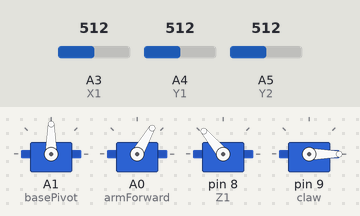
A sketch run on a simulated Arduino Uno, built with avr-gcc and run on an emulated ATmega328P. Parts: 4 × servo. Inputs (shaded band) come from the test bench; at power-on: A3 (X1) = 512, A4 (Y1) = 512, A5 (Y2) = 512.

Above: at 2.2 s.
2.3 s: A3 (X1) set to 544
3.8 s: A3 (X1) set to 573
At 4.27 s:
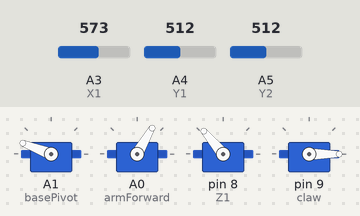
At 4.7 s:
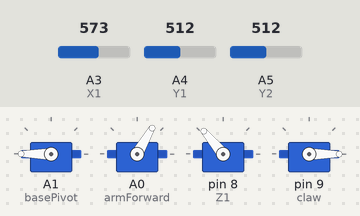
5.9 s: A4 (Y1) set to 544
7.4 s: A4 (Y1) set to 581
At 9.2 s:
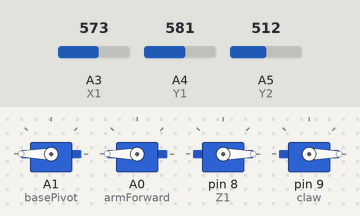
9.7 s: A5 (Y2) set to 556
11.2 s: A5 (Y2) set to 581
At 13.3 s:
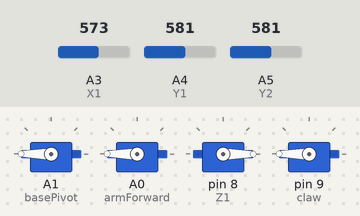
Timing chart, 0 to 14.8 s (numbered marks = the images above; inputs shaded):
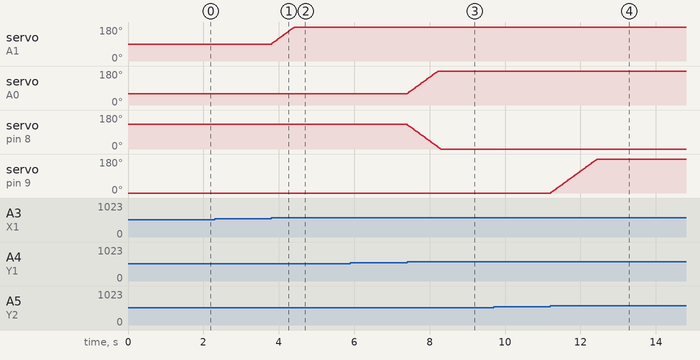

Measured:
- the behaviour switches between 562 and 563 on A3 (X1) (found by bisection; images 0 and 1)
- the behaviour switches between 562 and 563 on A4 (Y1) (found by bisection; images 2 and 3)
- the behaviour switches between 562 and 563 on A5 (Y2) (found by bisection; images 3 and 4)
- after the input at 2.3 s, every drawn part: stays the same
- after the input at 3.8 s, servo on A1 (basePivot): moves from 90° to 180° over 0.59 s, starting at once
- after the input at 5.9 s, every drawn part: stays the same
- after the input at 7.4 s, servo on A0 (armForward): moves from 60° to 180° over 0.81 s, starting at once; servo on pin 8 (Z1): moves from 130° to 0° over 0.89 s, starting at once
- after the input at 9.7 s, every drawn part: stays the same
- after the input at 11.2 s, servo on pin 9 (claw): moves from 0° to 180° over 1.2 s, starting at once

The sketch:

Project5.ino
```cpp
// This is the code for controlling the robot arm

// pin assignment
// A0 V G - arm forward servo
// A1 V G - base pivot servo
// A2 V G
// 8  V G - arm retract servo
// 9  V G - claw servo
//
// A3 V G
// A4 V G
// A5 V G
// 6  V G
// 7  V G
//
// S V G

#include <Servo.h>
Servo basePivot;  // move base left and right, left analog X, A1
Servo armForward; // move arm forvard, servo, 2, left analog Y positive, A0
Servo armRetract; // retract arm, servo 3, left analog Y negative, 8
Servo claw; // moves claw, servo 4, right analog Y, 9

//int basePos=90, arm1Pos=60, arm2Pos=130, clawPos=0;
int basePos=90, arm1Pos=60, arm2Pos=130, clawPos=0;
// left controller is 1, right controller is 2

const int X1 = A3; //x axis analog data
const int Y1 = A4; //y axis analog data
const int Z1 = 8; // pressing down the analog stick is a digital signal

const int X2 = A2;
const int Y2 = A5; //
const int Z2 = 6;

float ANALOG_MIDDLE = 350;
const float ANGLE_CHANGE_MAX = 3;

int ANALOG_X1_REF = 350;
int ANALOG_Y1_REF = 350;
int ANALOG_X2_REF = 350;

#include <Servo.h>

void MoveServo(const float& dir, const int& changeMax, int& analogPos, Servo& servo, int& pos,int& refPos) {

  // we will only apply a control if the
  float delta = dir;
  if(analogPos > refPos+50) {
    delta = dir*1;
  }
  else if (analogPos < refPos-50) {
    delta = -1*dir;
  }
  else {
    return;
  }
  pos = pos + (delta*changeMax);

  if(pos < 0) {
    pos = 0;
  }
  if(pos > 180) {
    pos = 180;
  }

  servo.write(pos);              // tell servo to go to position in variable 'pos'
}

void setup() {
  pinMode(Z1, INPUT);
  pinMode(Z2, INPUT);

  basePivot.attach(A1);
  armForward.attach(A0);
  armRetract.attach(8);
  claw.attach(9);


  ANALOG_X1_REF = analogRead(X1);
  ANALOG_Y1_REF = analogRead(Y1);
  ANALOG_X2_REF = analogRead(X2);

  basePivot.write(basePos);             // initialize the arm to base position
  armForward.write(arm1Pos);
  armRetract.write(arm2Pos);
  claw.write(clawPos);
  delay(1000);
}

void loop() {
  int x1 = analogRead(X1);
  int y1 = analogRead(Y1);
  int y2 = analogRead(Y2);

  MoveServo(1, ANGLE_CHANGE_MAX, x1, basePivot, basePos, ANALOG_X1_REF);
  MoveServo(1, ANGLE_CHANGE_MAX, y1, armForward, arm1Pos,  ANALOG_Y1_REF);
  MoveServo(-1, ANGLE_CHANGE_MAX, y1, armRetract, arm2Pos, ANALOG_Y1_REF);
  MoveServo(1, ANGLE_CHANGE_MAX, y2, claw, clawPos, ANALOG_X2_REF);

  delay(20);
}
```
